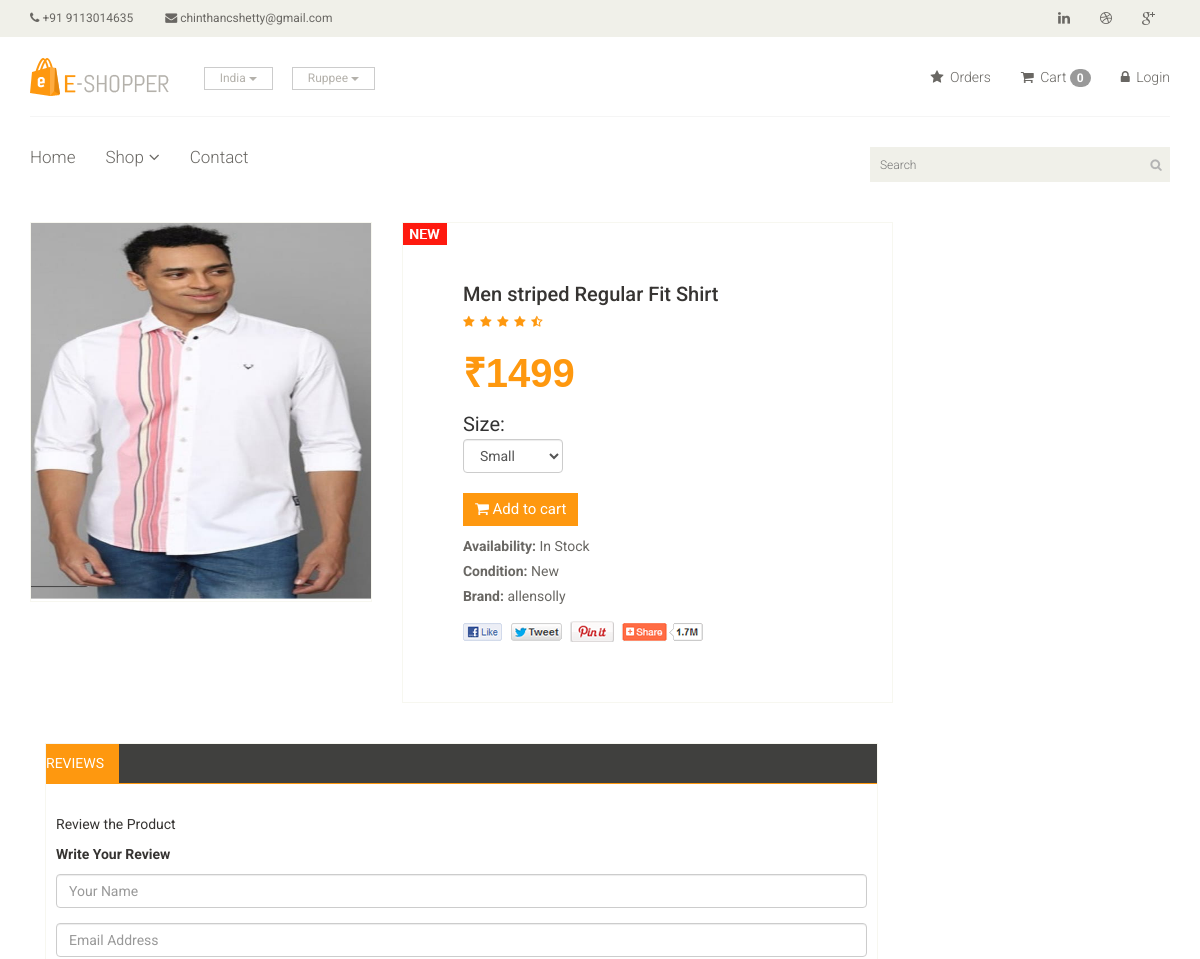
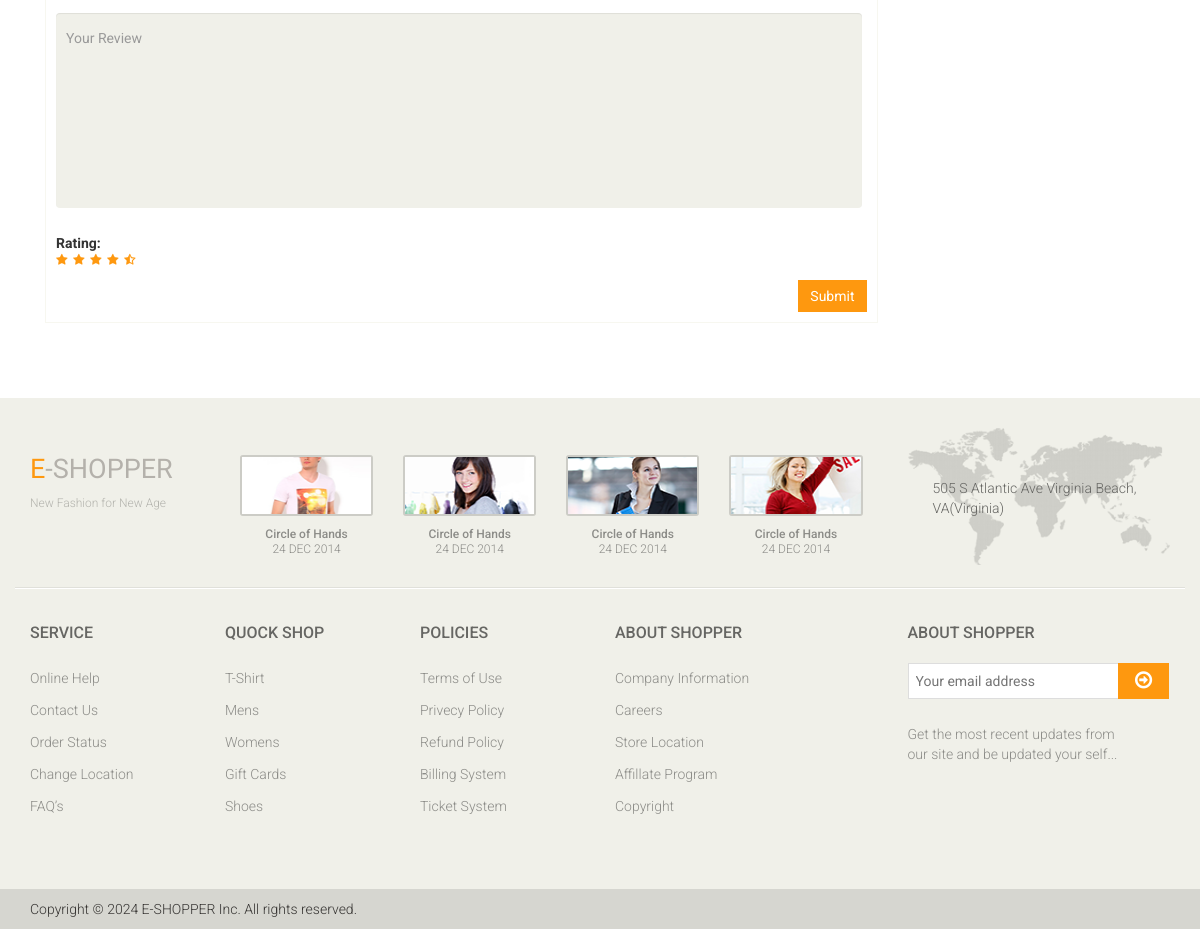
/product/5, run on the app's committed database (2 pictures, top to bottom).
### app/models.py (models this page shows, shortened)
class Product(models.Model):
    SIZE_CHOICES = [
        ('S', 'Small'),
        ('M', 'Medium'),
        ('L', 'Large'),
        ('XL', 'Extra Large'),
        ('XXL', 'Double Extra Large'),
    ]
    category=models.ForeignKey(Category,on_delete=models.CASCADE,null=False,default='')
    sub_category=models.ForeignKey(Sub_Category,on_delete=models.CASCADE,null=False,default='')
    brand=models.ForeignKey(Brand,on_delete=models.CASCADE,null=True)
    image=models.ImageField(upload_to='ecommerce/ping')
    name=models.CharField(max_length=150)
    price=models.IntegerField()
    date=models.DateField(auto_now_add=True)
    size = models.CharField(max_length=3, choices=SIZE_CHOICES, default='M')  # Add size field

class Brand(models.Model):
    name=models.CharField(max_length=200)
    def __str__(self):
        return self.name

### E_shopper/views.py (the view)
# urls.py: path('product/<str:id>',views.Product_detail,name='product_detail'),
def Product_detail(request, id):
    product=Product.objects.filter(id=id).first()
    sizes = Product.SIZE_CHOICES
    context = {
        'product': product,
        'sizes': sizes,
    }
    return render(request, 'product_detail.html', context)

### templates/product_detail.html (shortened to what this page needs)
{% extends 'master.html'%}
{% block body %}
<section>
    <div class="container">
        <div class="row">
            <div class="col-sm-9 padding-right">
                <div class="product-details">
                    <div class="row">
                        <div class="col-sm-5">
                            <div class="view-product">
                                <img src="/{{ product.image }}" alt="{{ product.name }}" class="img-responsive" />
                            </div>
                        </div>
                        <div class="col-sm-7">
                            <div class="product-information">
                                <img src="/static/images/product-details/new.jpg" class="newarrival" alt="New Arrival" />
                                <h2>{{ product.name }}</h2>
                                <img src="/static/images/product-details/rating.png" alt="Rating" class="img-responsive" />
                                <div class="price">
                                    <span style="font-size:40px;color: #FE980F;font-family:sans-serif;font-weight: 700;">₹{{ product.price }}</span>
                                </div>
                                <form method="post" action="{% url 'cart_add' product.id %}">
                                    <div class="size" style="font-size:20px;margin-bottom:10px;">
                                        Size:
                                        <select name="size" id="size" class="form-control" style="width:100px;">
                                            {% for size in sizes %}
                                                <option value="{{ size.0 }}">{{ size.1 }}</option>
                                            {% endfor %}
                                        </select>
                                    </div>
                                    <button type="submit" class="btn btn-default cart" style="margin-top:10px;margin-left:0px;" target="_blank">
                                        <i class="fa fa-shopping-cart"></i> Add to cart
                                    </button>
                                </form>
                                <p><b>Availability:</b> In Stock</p>
                                <p><b>Condition:</b> New</p>
                                <p><b>Brand:</b> {{ product.brand }}</p>
                                <a href="#"><img src="/static/images/product-details/share.png" class="share img-responsive" alt="Share" /></a>
                            </div>
                        </div>
                    </div>
                </div>
                <div class="category-tab shop-details-tab">
                    <div class="row">
                        <div class="col-sm-12">
                            <ul class="nav nav-tabs">
                                <li class="active"><a href="#reviews" data-toggle="tab">Reviews</a></li>
                            </ul>
                        </div>
                        <div class="col-sm-12">
                            <div class="tab-content">
                                <div class="tab-pane fade active in" id="reviews">
                                    <div class="col-sm-12">
                                        <p>Review the Product</p>
                                        <p><b>Write Your Review</b></p>
                                        <form action="#">
                                            <div class="form-group">
                                                <input type="text" class="form-control" placeholder="Your Name" />
                                            </div>
                                            <div class="form-group">
                                                <input type="email" class="form-control" placeholder="Email Address" />
                                            </div>
                                            <div class="form-group">
                                                <textarea class="form-control" placeholder="Your Review"></textarea>
                                            </div>
                                            <div class="form-group">
                                                <b>Rating: </b> <img src="/static/images/product-details/rating.png" alt="Rating" class="img-responsive" />
                                            </div>
                                            <button type="submit" class="btn btn-default pull-right">
                                                Submit
                                            </button>
                                        </form>
                                    </div>
                                </div>
                            </div>
                        </div>
                    </div>
                </div>
            </div>
        </div>
    </div>
</section>
{% endblock %}

### static/css/main.css (style rules this page uses)
body { font-family: 'Roboto', sans-serif; background:; position: relative; font-weight:400px; }
ul li { list-style: none; }
a { -webkit-transition: 300ms; -moz-transition: 300ms; -o-transition: 300ms; transition: 300ms; }
h1, h2, h3, h4, h5, h6 { font-family: 'Roboto', sans-serif; }
.padding-right { padding-right: 0; }
.category-tab { overflow: hidden; }
.category-tab ul { background: #40403E; border-bottom: 1px solid #FE980F; list-style: none outside none; margin: 0 0 30px; padding: 0; width: 100%; }
.category-tab ul li a { border: 0 none; border-radius: 0; color: #B3AFA8; display: block; font-family: 'Roboto', sans-serif; font-size: 14px; text-transform: uppercase; }
.nav-tabs li.active a, .nav-tabs li.active a:hover, .nav-tabs li.active a:focus { -moz-border-bottom-colors: none; -moz-border-left-colors: none; -moz-border-right-colors: none; -moz-border-top-colors: none; background-color: #FE980F; border:0px; color: #FFFFFF; cursor: default; margin-right:0; margin-left:0; }
.nav-tabs li a { border: 1px solid rgba(0, 0, 0, 0); border-radius: 4px 4px 0 0; line-height: 1.42857; margin-right:0; }
.product-details { overflow:hidden; }
#reviews { padding-left: 25px; padding-right: 25px; }
.product-details { margin-bottom: 40px; overflow: hidden; margin-top: 10px; }
.view-product { position: relative; }
.view-product img { border: 1px solid #F7F7F0; height: 380px; width: 100%; }
.product-information { border: 1px solid #F7F7F0; overflow: hidden; padding-bottom: 60px; padding-left: 60px; padding-top: 60px; position: relative; }
.newarrival { position:absolute; top:0; left:0 }
.product-information h2 { color: #363432; font-family: 'Roboto', sans-serif; font-size: 20px; margin-top: 0; }
.product-information p { color: #696763; font-family: 'Roboto', sans-serif; margin-bottom: 5px; }
.product-information span { display: inline-block; margin-bottom: 8px; margin-top: 18px; }
.share { margin-top: 15px; }
.cart { background: #FE980F; border: 0 none; border-radius: 0; color: #FFFFFF; font-family: 'Roboto', sans-serif; font-size: 15px; margin-bottom: 10px; margin-left: 20px; }
.shop-details-tab { border: 1px solid #F7F7F0; margin-bottom: 75px; margin-left: 15px; margin-right: 15px; padding-bottom: 10px; }
.shop-details-tab .col-sm-12 { padding-left: 0; padding-right: 0; }
#reviews p { color:#363432; }
#reviews textarea { background: #F0F0E9; border: medium none; color: #A6A6A1; height: 195px; margin-bottom: 25px; margin-top: 15px; outline: medium none; padding-left: 10px; padding-top: 15px; resize: none; width: 99.5%; }
#reviews button { background: #FE980F; border: 0 none; border-radius: 0; color: #FFFFFF; font-family: 'Roboto', sans-serif; font-size: 14px; }
.user_info input, select, textarea { background: #F0F0E9; border:0; color: #696763; padding: 5px; width: 100%; border-radius: 0; resize: none }

### data on the page
Product: image (picture), name "Men striped Regular Fit Shirt", price "1499", brand "allensolly"

### other printed values
{{ request.session.cart|length }} "0"
form field size "Small"
